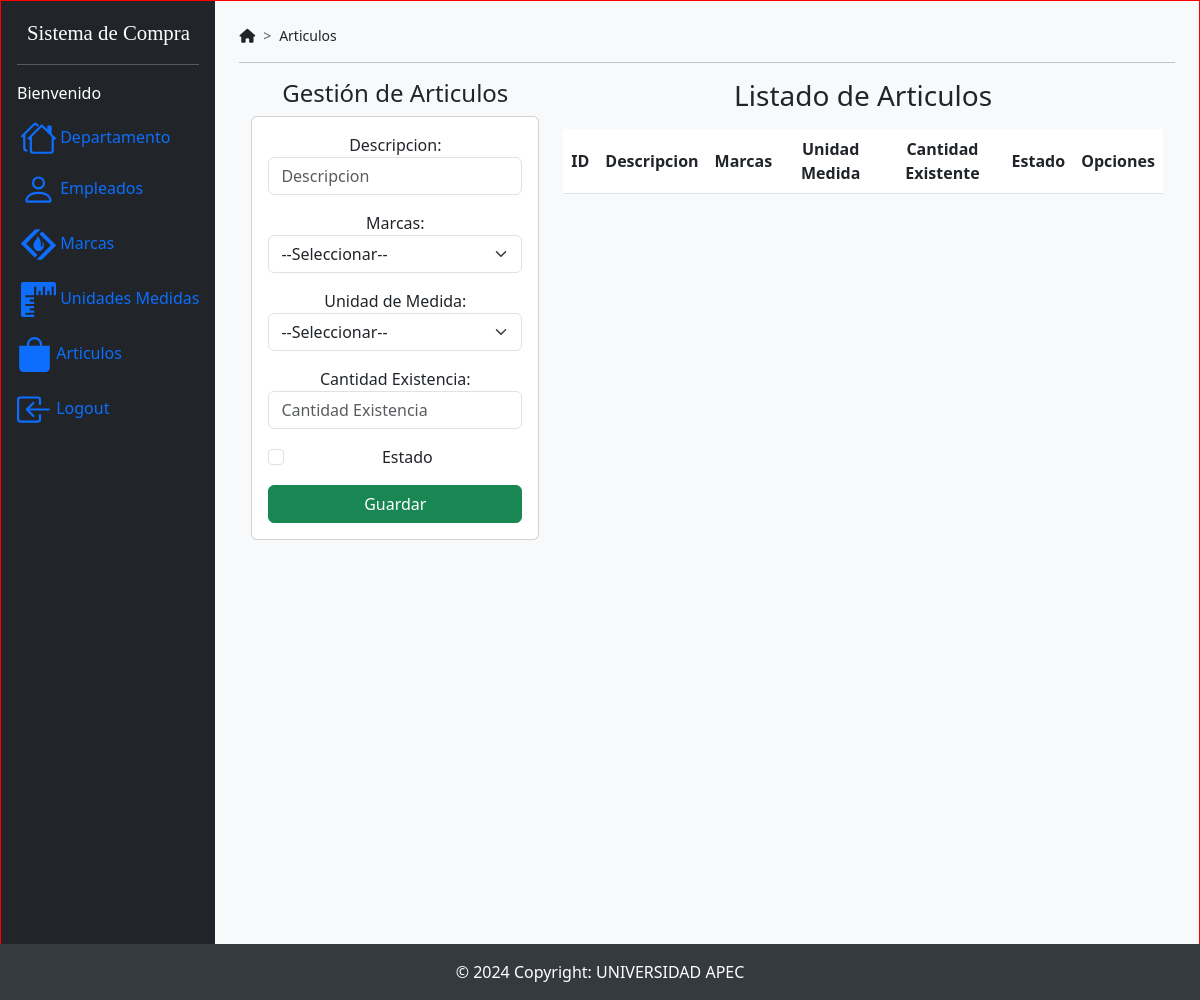
The app's page /principalArticulos, older data.
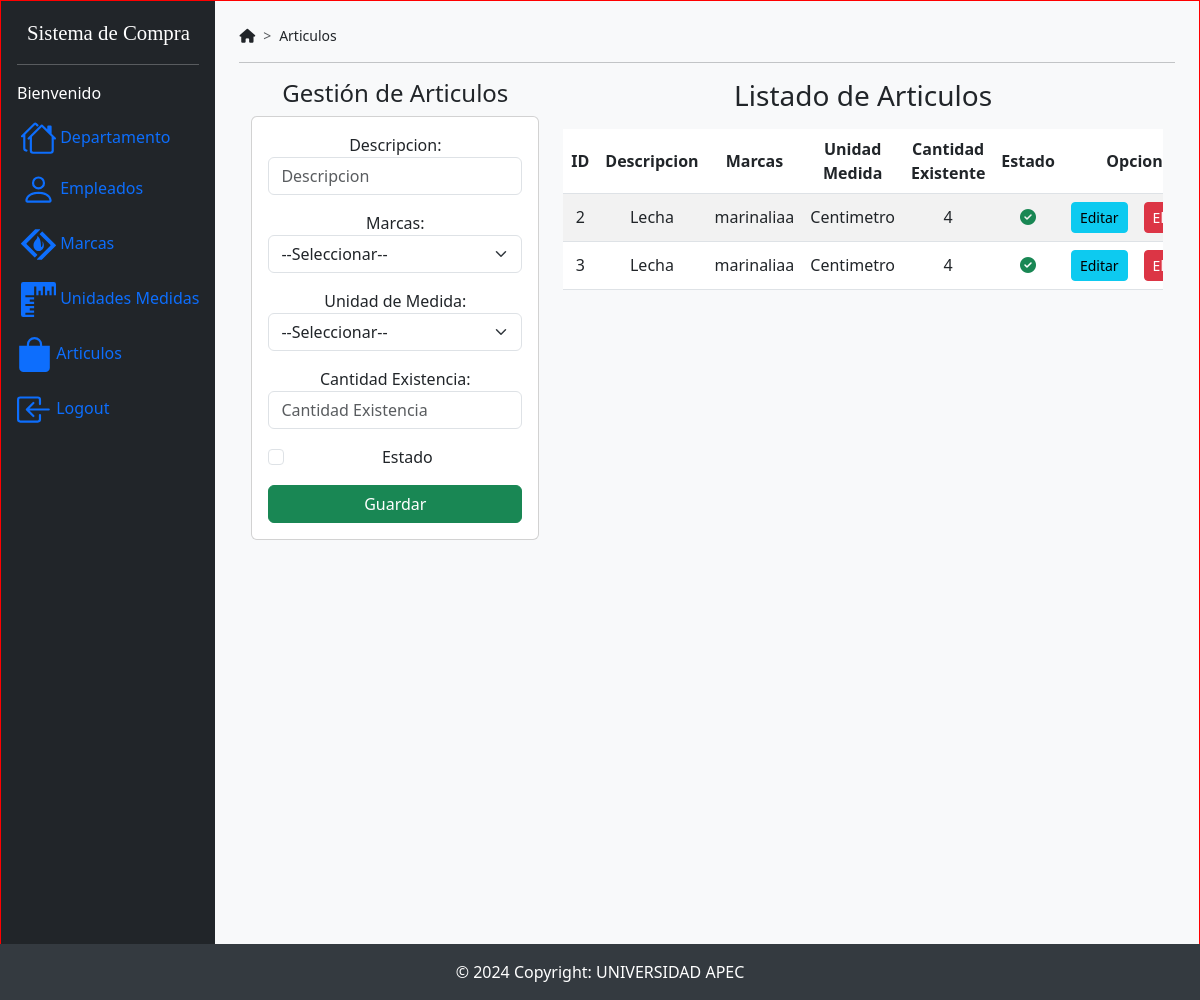
The same page, newer data.
### SistemaCompraApp/models.py (models this page shows)
class Articulos(models.Model):
    idarticulo = models.AutoField(db_column='IdArticulo', primary_key=True, blank=False, null=False)  # Field name made lowercase.
    descripcion = models.TextField(db_column='Descripcion')  # Field name made lowercase.
    marca = models.ForeignKey('Marcas', models.DO_NOTHING, db_column='Marca', blank=True, null=True)  # Field name made lowercase.
    unidadmedida = models.ForeignKey('UnidadesMedida', models.DO_NOTHING, db_column='UnidadMedida', blank=True, null=True)  # Field name made lowercase.
    existencia = models.IntegerField(db_column='Existencia')  # Field name made lowercase.
    estado = models.TextField(db_column='Estado', blank=True, null=True)  # Field name made lowercase.
    class Meta:
        managed = False
        db_table = 'Articulos'

class Marcas(models.Model):
    idmarca = models.AutoField(db_column='IdMarca', primary_key=True, blank=False, null=False)  # Field name made lowercase.
    descripcion = models.TextField(db_column='Descripcion')  # Field name made lowercase.
    estado = models.TextField(db_column='Estado', blank=True, null=True)  # Field name made lowercase.
    class Meta:
        managed = False
        db_table = 'Marcas'

class UnidadesMedida(models.Model):
    idunidadmedida = models.AutoField(db_column='IdUnidadMedida', primary_key=True, blank=False, null=False)  # Field name made lowercase.
    descripcion = models.TextField(db_column='Descripcion')  # Field name made lowercase.
    estado = models.TextField(db_column='Estado', blank=True, null=True)  # Field name made lowercase.
    class Meta:
        managed = False
        db_table = 'Unidades_Medida'

### SistemaCompraApp/views.py (the view)
# urls.py: path('principalArticulos',views.principalArticulos),
def principalArticulos(request):
    listadoArticulos = Articulos.objects.all()
    listadoMarcas = Marcas.objects.all()
    listadoUnidadMedida = UnidadesMedida.objects.all()
    return render(request, 'principalArticulos.html', {'articulos': listadoArticulos,
                                                       'marcas':listadoMarcas,
                                                       'unidadMedidas':listadoUnidadMedida})

### SistemaCompraApp/templates/principalArticulos.html (shortened to what this page needs)
{% extends "./base.html" %} {% block title %}Sistema de Compras{% endblock %}
{%block navegacion %}Articulos{% endblock %}
{% block body %}
<div class="row">
  <div class="col-sm-12 col-md-6 col-lg-4 col-xl-4 mb-4">
    <h4>Gestión de Articulos</h4>
    <div class="card">
      <div class="card-body">
        <form action="/registrarArticulo/" method="post">
          <div class="form-group mb-3">
            <label for="txtDescripcionArticulos">Descripcion:</label>
            <input
              type="text"
              name="txtDescripcionArticulos"
              id="txtDescripcionArticulo"
              class="form-control"
              placeholder="Descripcion"
              minlength="1"
              maxlength="500"
              required
            />
          </div>
          <div class="form-group mb-3">
            <label for="txtMarcaArticulos">Marcas:</label>
            <select
              class="form-select"
              name="txtMarcaArticulos"
              id="txtMarcaArticulos"
            >
              <option selected>--Seleccionar--</option>
            </select>
          </div>
          <div class="form-group mb-3">
            <label for="txtUnidadMedidaArticulos">Unidad de Medida:</label>
            <select
              class="form-select"
              name="txtUnidadMedidaArticulos"
              id="txtUnidadMedidaArticulos"
            >
              <option selected>--Seleccionar--</option>
            </select>
          </div>
          <div class="form-group mb-3">
            <label for="txtExistenciaArticulos">Cantidad Existencia:</label>
            <input
              type="number"
              name="txtExistenciaArticulos"
              id="txtExistenciaArticulos"
              class="form-control"
              placeholder="Cantidad Existencia"
              minlength="1"
              maxlength="500"
              required
            />
          </div>
          <div class="form-check mb-3">
            <input
              class="form-check-input"
              type="checkbox"
              name="txtEstadoArticulo"
              id="txtEstadoArticulo"
              required
            />
            <label class="form-check-label" for="txtEstadoDepartamento"
              >Estado</label
            >
          </div>
          <div class="d-grid">
            <button type="submit" class="btn btn-success text-white">
              Guardar
            </button>
          </div>
        </form>
      </div>
    </div>
  </div>
  <div class="col-sm-12 col-md-6 col-lg-8 col-xl-8">
    <h3>Listado de Articulos</h3>
    <div class="table-responsive py-2">
      <table class="table table-striped">
        <thead>
          <tr>
            <th>ID</th>
            <th>Descripcion</th>
            <th>Marcas</th>
            <th>Unidad Medida</th>
            <th>Cantidad Existente</th>
            <th>Estado</th>
            <th colspan="2">Opciones</th>
          </tr>
        </thead>
        <tbody>
          {% for articulo in articulos %}
          <tr>
            <td>{{ articulo.idarticulo }}</td>
            <td>{{ articulo.descripcion }}</td>
            <td>{{ articulo.marca.descripcion }}</td>
            <td>{{ articulo.unidadmedida.descripcion }}</td>
            <td>{{ articulo.existencia }}</td>
            <td>
              {% if articulo.estado == "1" %}
              <i class="fa-solid fa-circle-check text-success"></i>
              {% else %}
              <i class="fa-regular fa-circle-check text-muted"></i>
              {% endif %}
            </td>
            <td>
              <a
                href="edicionArticulos/{{ articulo.idarticulo }}"
                class="btn btn-info btn-sm"
                >Editar</a
              >
            </td>
            <td>
              <a
                href="eliminarArticulo/{{ articulo.idarticulo }}"
                class="btn btn-danger btn-sm btnEliminacion"
                >Eliminar</a
              >
            </td>
          </tr>
          {% endfor %}
        </tbody>
      </table>
    </div>
  </div>
</div>
{% endblock %}

Row changes from the older to the newer data that the page shows:
added Articulos: idarticulo "2", descripcion "Lecha", marca.descripcion "marinaliaa", unidadmedida.descripcion "Centimetro", existencia "4", Estado "1" (drawn)
added Articulos: idarticulo "3", descripcion "Lecha", marca.descripcion "marinaliaa", unidadmedida.descripcion "Centimetro", existencia "4", Estado "1" (drawn)
